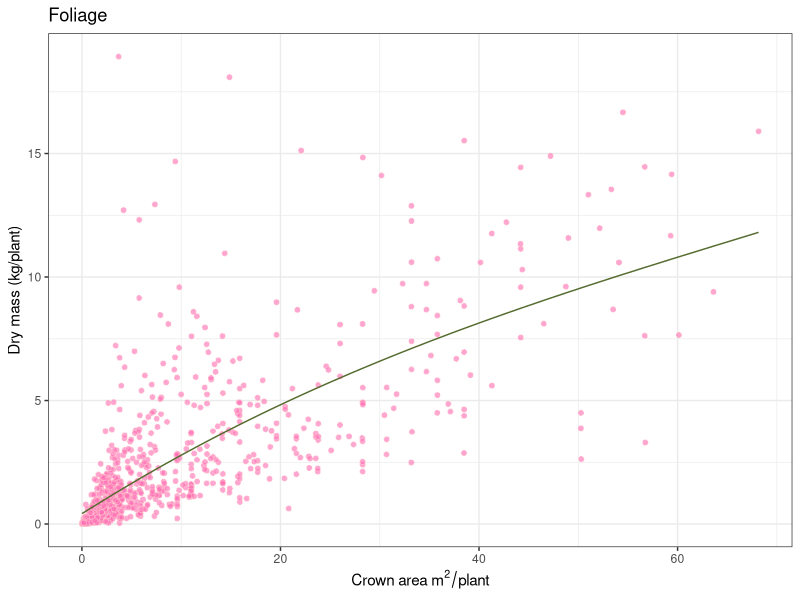
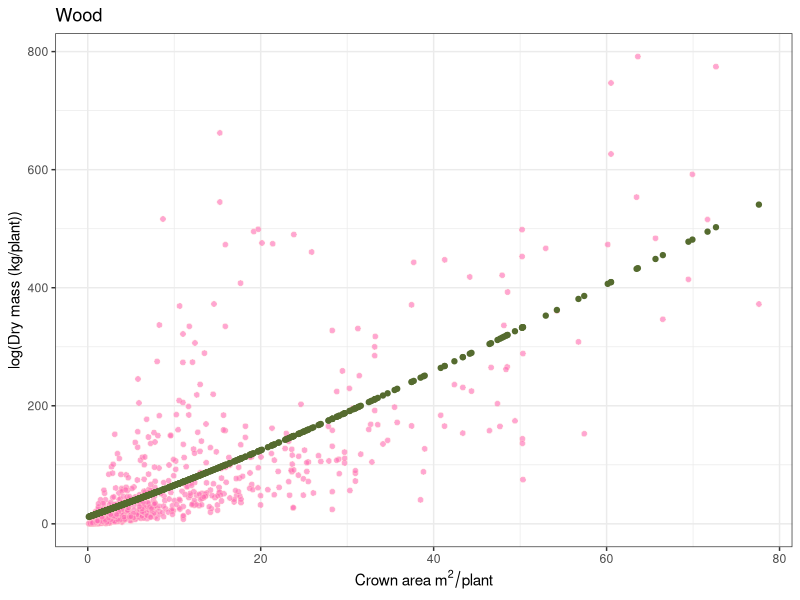

Here is the R script that generated these plots, in order: (Note: this script raises an error after producing the figures.)
#########################################################################################################3
#An attempt at fitting a model with splines

leafs <- read.csv('Data/leafs.csv')
wood <- read.csv('Data/wood.csv')
roots <- read.csv('Data/roots.csv')

library(splines)
library(ggplot2)

#Fitting a simple lm but with a spline:
slm_leafs <- lm(Kgp ~ ns(Sc, df = 2), data = leafs)
slm_wood <- lm(Kgp ~ ns(Sc, df = 2), data = wood)
slm_roots <- lm(Kgp ~ ns(Sc, df = 2), data = roots)


cols <- c("darkolivegreen2","darkolivegreen")

ggplot(leafs, aes(x = Sc, y = Kgp)) + 
  geom_point(color = 'pink', fill = 'hotpink', alpha = 0.6, shape = 21) + 
  theme_bw() +
  xlab(bquote('Crown area'~m^2/plant)) + 
  geom_line(aes(y=predict(slm_leafs)), color = "darkolivegreen")+
  ylab('Dry mass (kg/plant)')+
  labs(title = "Foliage")

ggplot(wood, aes(x = Sc, y = Kgp)) + 
  geom_point(color = 'pink', fill = 'hotpink', alpha = 0.6, shape = 21) + 
  theme_bw() +
  xlab(bquote('Crown area'~m^2/plant)) + 
  ylab('log(Dry mass (kg/plant))')+
  geom_point(aes(y=predict(slm_wood)), color = "darkolivegreen")+
  labs(title = "Wood")

ggplot(roots, aes(x = Sc, y = Kgp)) + 
  geom_point(color = 'pink', fill = 'hotpink', alpha = 0.6, shape = 21) + 
  theme_bw() +
  xlab(bquote(log('Crown area'~m^2/plant))) + 
  ylab('Dry mass (kg/plant)')+
  geom_(aes(y=predict(slm_roots)), color = "darkolivegreen")+
  labs(title = "Roots")
